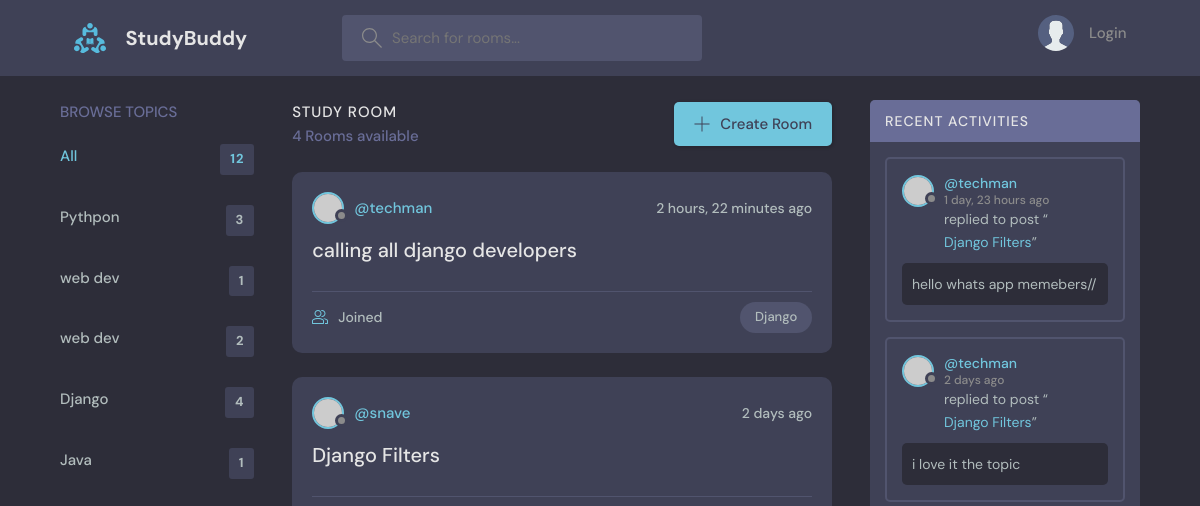
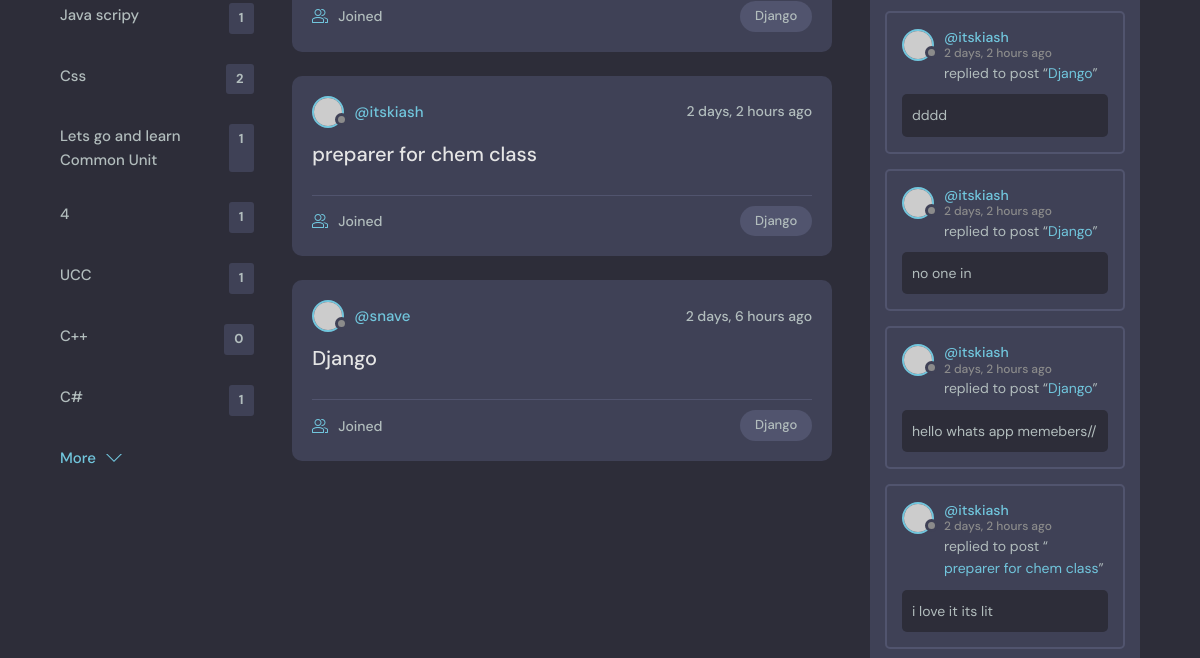
The app's page /?q=Django (upper part), older data (2 pictures, top to bottom).
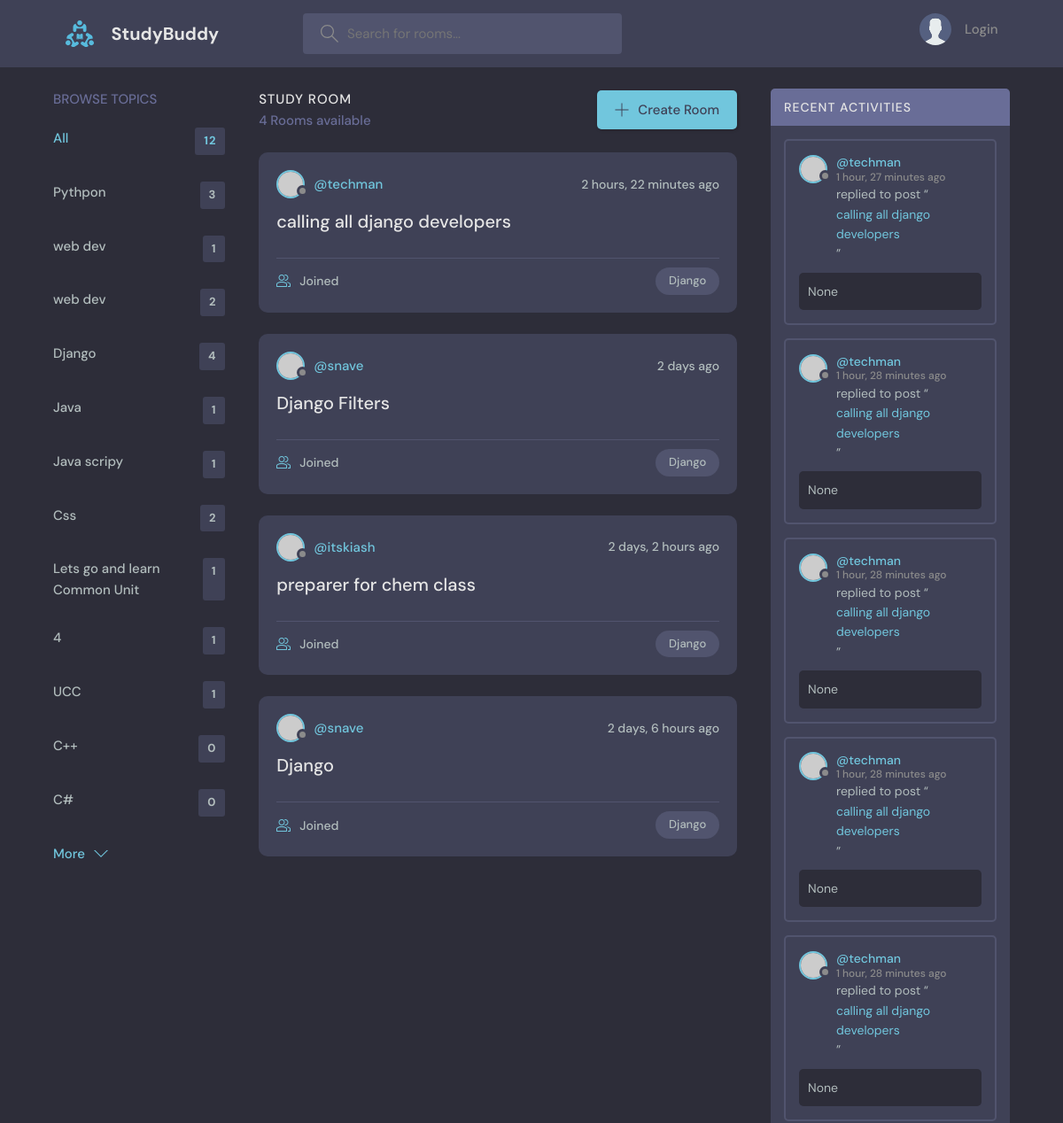
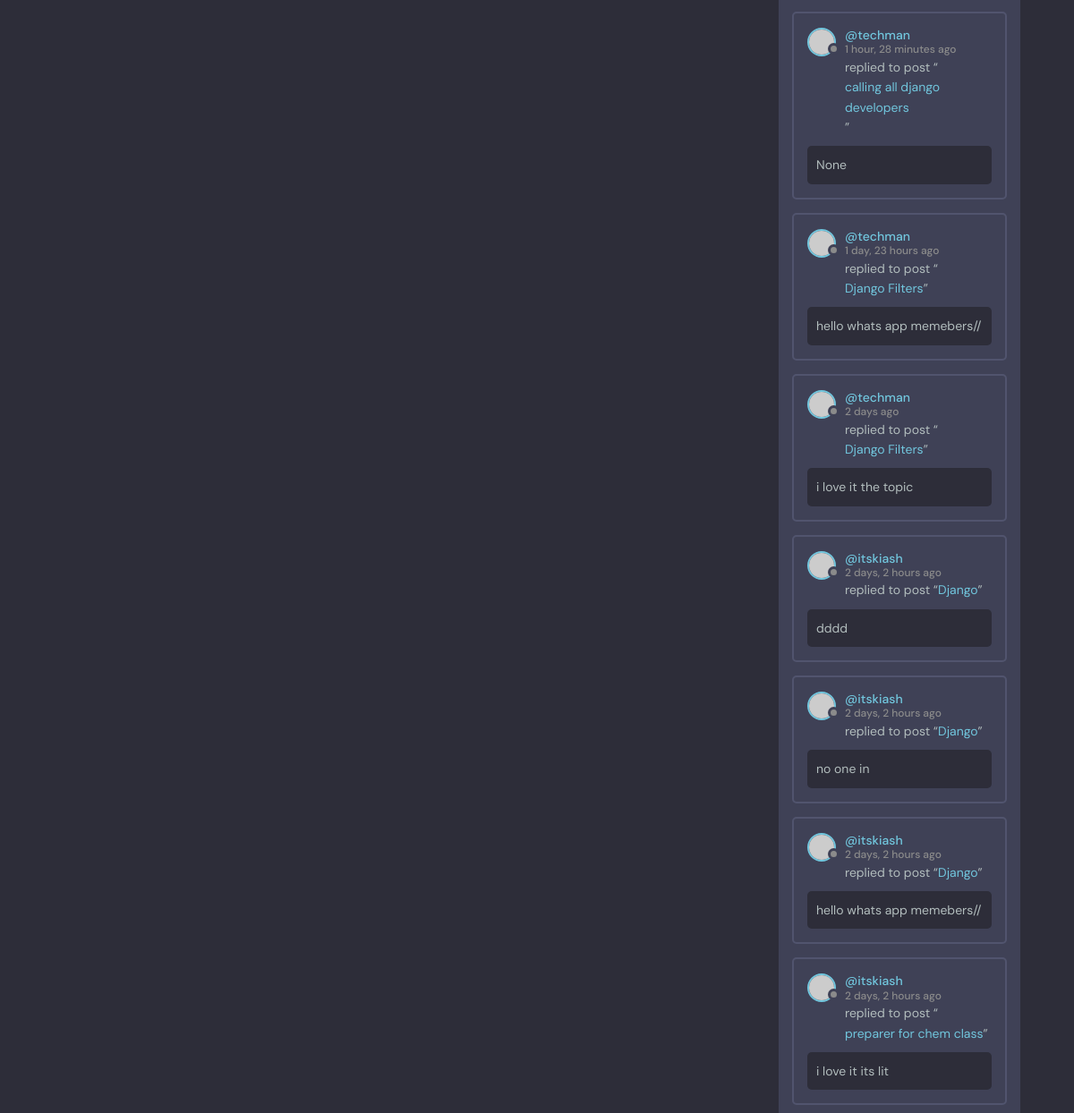
The same page, newer data (2 pictures, top to bottom).
### core/models.py (models this page shows, shortened)
class Topic(models.Model):
    name = models.CharField(max_length=200,null=True,blank=True)

class Room(models.Model):
    host=models.ForeignKey(User,on_delete=models.CASCADE,null=True,blank=True)
    topic=models.ForeignKey(Topic,on_delete=models.SET_NULL,null=True)
    name = models.CharField(max_length=255,null=True,blank=True)
    description = models.TextField(max_length=1000,null=True,blank=True)
    participants = models.ManyToManyField(User,related_name='participants',blank=True)
    updated = models.DateTimeField(auto_now=True)
    created = models.DateTimeField(auto_now_add=True)
    class Meta:
        ordering = ['-created' , '-updated']
    def __str__(self):
        return self.name

class Message(models.Model):
    room = models.ForeignKey(Room,on_delete=models.CASCADE,null=True,blank=True)
    user = models.ForeignKey(User,on_delete=models.CASCADE,null=True,blank=True)
    content = models.TextField(max_length=1000,null=True,blank=True)
    updated = models.DateTimeField(auto_now=True)
    created = models.DateTimeField(auto_now_add=True)
    class Meta:
        ordering = ['-created' , '-updated']

### core/views.py (the view)
# urls.py: 2. Add a URL to urlpatterns:  path('', views.home, name='home')
def home(request):
    q=request.GET.get('q') if request.GET.get('q') else ''
    rooms=Room.objects.filter(
        Q(topic__name__icontains=q) |
        Q(name__icontains=q) |
        Q(description__icontains=q)
    )
    topics=Topic.objects.all()
    room_count=rooms.count()
    room_message=Message.objects.filter(Q(room__topic__name__icontains=q))
    context={
        'rooms':rooms,
        'topics':topics,
        'room_count':room_count,
        'room_message':room_message,
    }
    return render(request,'core/home.html',context)

### core/templates/core/home.html (shortened to what this page needs)
{% extends 'base.html' %}
{% block content %}
{% load static %}
    <main class="layout layout--3">
      <div class="container">
           {% include 'core/topic.html' %}
        <div class="roomList">
          <div class="roomList__header">
            <div>
              <h2>Study Room</h2>
              <p>{{ rooms.count}}  Rooms available</p>
            </div>
            <a class="btn btn--main" href="{% url 'core:create-room' %}">
              <svg version="1.1" xmlns="http://www.w3.org/2000/svg" width="32" height="32" viewBox="0 0 32 32">
                <title>add</title>
                <path
                  d="M16.943 0.943h-1.885v14.115h-14.115v1.885h14.115v14.115h1.885v-14.115h14.115v-1.885h-14.115v-14.115z"
                ></path>
              </svg>
              Create Room
            </a>
          </div>
          {% include 'core/feed.html' %}
        </div>
        {% include 'core/activity.html' %}
      </div>
    </main>
{% endblock %}

### core/templates/core/topic.html
<div class="topics">
    <div class="topics__header">
      <h2>Browse Topics</h2>
    </div>
    <ul class="topics__list">
      <li>
        <a href="{% url 'core:home' %}" class="active">All<span>{{topics.count}}</span></a>
      </li>
      {% for topic in topics %}
      <li>
        <a href="{% url 'core:home' %}?q={{topic.name}}">{{topic.name}} <span>{{topic.room_set.all.count}}</span></a>
      </li>
      {% endfor %}
    </ul>
    <a class="btn btn--link" href="topics.html">
      More
      <svg version="1.1" xmlns="http://www.w3.org/2000/svg" width="32" height="32" viewBox="0 0 32 32">
        <title>chevron-down</title>
        <path d="M16 21l-13-13h-3l16 16 16-16h-3l-13 13z"></path>
      </svg>
    </a>
  </div>

### core/templates/core/feed.html (shortened to what this page needs)
{% for room in rooms %}
        <div class="roomListRoom">
                <div class="roomListRoom__header">
                <a href="{% url 'core:profile' room.host.id %}" class="roomListRoom__author">
                    <div class="avatar avatar--small">
                    <img src="https://randomuser.me/api/portraits/women/11.jpg" />
                    </div>
                    <span>@{{room.host.username}}</span>
                </a>
                <div class="roomListRoom__actions">
                    <span>{{room.created|timesince}} ago</span>
                </div>
                </div>
                <div class="roomListRoom__content">
                <a href="{% url 'core:room' room.id %}">{{room.name}}</a>
                </div>
                <div class="roomListRoom__meta">
                <a href="{% url 'core:room' room.id %}" class="roomListRoom__joined">
                    {{room.participants.all.coun}} Joined
                </a>
                <p class="roomListRoom__topic">{{room.topic.name}}</p>
                </div>
        </div>
{% endfor %}

### core/templates/core/activity.html (shortened to what this page needs)
<div class="activities">
    <div class="activities__header">
      <h2>Recent Activities</h2>
    </div>
    {% for message in room_message %}
    <div class="activities__box">
      <div class="activities__boxHeader roomListRoom__header">
        <a href="{% url 'core:profile' message.user.id %}" class="roomListRoom__author">
          <div class="avatar avatar--small">
            <img src="https://randomuser.me/api/portraits/women/11.jpg" />
          </div>
          <p>
            @{{message.user}}
            <span>{{message.created|timesince}} ago</span>
          </p>
        </a>
      </div>
      <div class="activities__boxContent">
        <p>replied to post “<a href="{% url 'core:room' message.room.id %}">{{message.room}}</a>”</p>
        <div class="activities__boxRoomContent">
            <p>{{message.content}}</p>
        </div>
      </div>
    </div>
    {% endfor %}
  </div>

Row changes from the older to the newer data that the page shows:
computed for Topic (number 12 of 12 on the later page): room_set.all.count "1" → "0"
added Message: user "techman", created "1 hour, 27 minutes", room "calling all django developers", content "None"
added Message: user "techman", created "1 hour, 28 minutes", room "calling all django developers", content "None"
added Message: user "techman", created "1 hour, 28 minutes", room "calling all django developers", content "None"
added Message: user "techman", created "1 hour, 28 minutes", room "calling all django developers", content "None"
added Message: user "techman", created "1 hour, 28 minutes", room "calling all django developers", content "None"
added Message: user "techman", created "1 hour, 28 minutes", room "calling all django developers", content "None"
